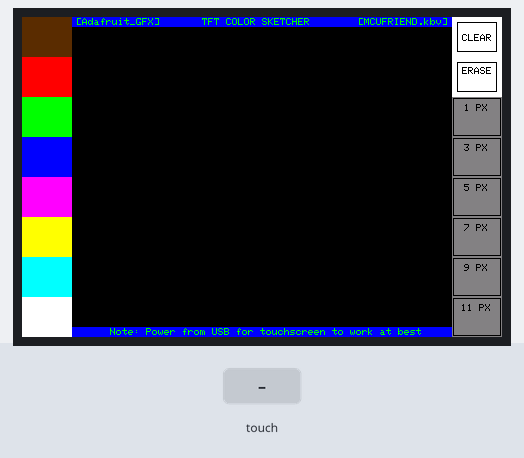
Bench run of a sketch on a simulated Arduino Uno, built with avr-gcc and run on an emulated ATmega328P. Shown: 480×320 colour display. The inputs (shaded band) are chosen by the test bench.

Above: at 1.5 s.
1.6 s: touch panel pressed at 38 % / 10 % of its raw x / y range
3.2 s: touch panel pressed at 13 % / 10 % of its raw x / y range
4.7 s: touch panel pressed at 62 % / 10 % of its raw x / y range
Timing chart, 0 to 7.7 s (numbered marks = the images above; inputs shaded):
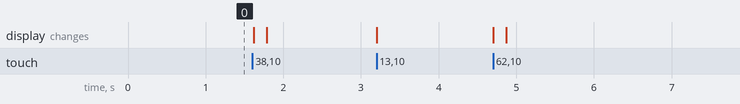

The sketch:

TFT_Color_Drawing.ino
```cpp
#include <Adafruit_GFX.h>
#include <MCUFRIEND_kbv.h>
#include <TouchScreen.h>

#define BROWN    0x5960  //Brown
#define RED      0xF800  // Red
#define GREEN    0x07E0  // Green
#define BLUE     0x001F  // Blue
#define MAGENTA  0xF81F  // Magenta
#define YELLOW   0xFFE0  // Yellowreen
#define CYAN     0x07FF  // Cyan
#define WHITE    0xFFFF  // White
#define BLACK    0x0000  // Black
#define GREY     0x8410  //Grey

// Define pins for touchscreen
#define YP A1 //ADC
#define XM A2 //ADC
#define YM 7  //IO
#define XP 6  //IO

// Touchscreen calibration values
#define TS_LEFT 955
#define TS_RT 145
#define TS_TOP 940
#define TS_BOT 180

// Pressure thresholds
#define MINPRESSURE 100
#define MAXPRESSURE 1000

unsigned int color = BLACK;
int thickness = 0;

int x;
int y;

MCUFRIEND_kbv tft;
TouchScreen ts = TouchScreen(XP, YP, XM, YM, 300);

void setup() {
  analogReference(EXTERNAL);
  unsigned int ID = tft.readID();
  tft.begin(ID);
  tft.setRotation(1);
  drawMenu();
  drawPXmenu();
  drawClear();
  clearScreen();
  drawTopBorder();
  drawBottomBorder();
  x = 495;
  y = 335;
  tft.setTextSize(1);
  tft.setTextColor(BLACK);
}

void loop() {
  // put your main code here, to run repeatedly:
  TSPoint p = ts.getPoint();

  // Restore pinMode after reading touchscreen (required for MCUFRIEND)
  pinMode(XM, OUTPUT);
  pinMode(YP, OUTPUT);

  checkButtons();
  keepBorders();

  x = map(p.y, TS_LEFT, TS_RT, 0, 492);
  y = map(p.x, TS_BOT, TS_TOP, 0, 320);

  if (p.z > MINPRESSURE && p.z < MAXPRESSURE) {
    if (thickness >= 1) {
    tft.fillCircle(x, y, thickness, color);
    }
  }

}


void drawMenu() {
  tft.fillRect(0, 0, 50, 40, BROWN);
  tft.fillRect(0, 40, 50, 40, RED);
  tft.fillRect(0, 80, 50, 80, GREEN);
  tft.fillRect(0, 120, 50, 120,BLUE);
  tft.fillRect(0, 160, 50, 160, MAGENTA);
  tft.fillRect(0, 200, 50, 200, YELLOW);
  tft.fillRect(0, 240, 50, 240, CYAN);
  tft.fillRect(0, 280, 50, 280, WHITE);
  tft.fillRect(430, 40, 50, 40, WHITE);
  tft.drawRect(435, 45, 40, 30, BLACK);
  tft.setTextColor(BLACK);
  tft.setCursor(440, 50);
  tft.print("ERASE");
}

void drawPXmenu() {
  tft.fillRect(430, 80, 50, 40, GREY);
  tft.drawRect(431, 81, 48, 38, BLACK);
  tft.setTextColor(BLACK);
  tft.setCursor(442, 87);
  tft.print("1 PX");
  tft.fillRect(430, 120, 50, 40, GREY);
  tft.drawRect(431, 121, 48, 38, BLACK);
  tft.setCursor(442, 127);
  tft.print("3 PX");
  tft.fillRect(430, 160, 50, 40, GREY);
  tft.drawRect(431, 161, 48, 38, BLACK);
  tft.setCursor(442, 167);
  tft.print("5 PX");
  tft.fillRect(430, 200, 50, 40, GREY);
  tft.drawRect(431, 201, 48, 38, BLACK);
  tft.setCursor(442, 207);
  tft.print("7 PX");
  tft.fillRect(430, 240, 50, 40, GREY);
  tft.drawRect(431, 241, 48, 38, BLACK);
  tft.setCursor(442, 247);
  tft.print("9 PX");
  tft.fillRect(430, 280, 50, 40, GREY);
  tft.drawRect(431, 281, 48, 38, BLACK);
  tft.setCursor(439, 287);
  tft.print("11 PX");
}

void clearScreen() {
  tft.fillRect(50, 10, 380, 300, BLACK);
}

void drawClear() {
  tft.fillRect(430, 0, 50, 40, WHITE);
  tft.drawRect(435, 5, 40, 30, BLACK);
  tft.setTextColor(BLACK);
  tft.setCursor(440, 17);
  tft.print("CLEAR");
}

void drawBottomBorder() {
  tft.fillRect(50, 310, 380, 10, BLUE);
  tft.setTextColor(GREEN);
  tft.setCursor(88, 311);
  tft.print("Note: Power from USB for touchscreen to work at best");
}

void drawTopBorder() {
  tft.fillRect(50, 0, 380, 10, BLUE);
  tft.setTextColor(GREEN);
  tft.setCursor(54, 1);
  tft.print("[Adafruit_GFX]       TFT COLOR SKETCHER        [MCUFRIEND.kbv]");
}

void checkButtons() {
  //Detects for button presses on left side of screen
  if (x >= 0 && x < 50) {
  if (y >= 0 && y < 40) {
    color = BROWN;
    drawMenu();
    resetButton();
    tft.fillCircle(25, 18, 5, BLACK);
  } else if (y >= 40 && y < 80) {
    color = RED;
    drawMenu();
    resetButton();
    tft.fillCircle(25, 58, 5, BLACK);
  } else if (y >= 80 && y < 120) {
    color = GREEN;
    drawMenu();
    resetButton();
    tft.fillCircle(25, 98, 5, BLACK);
  } else if (y >= 120 && y < 160) {
    color = BLUE;
    drawMenu();
    resetButton();
    tft.fillCircle(25, 138, 5, BLACK);
  } else if (y >= 160 && y < 200) {
    color = MAGENTA;
    drawMenu();
    resetButton();
    tft.fillCircle(25, 178, 5, BLACK);
  } else if (y >= 200 && y < 240) {
    color = YELLOW;
    drawMenu();
    resetButton();
    tft.fillCircle(25, 218, 5, BLACK);
  } else if (y >= 240 && y < 280) {
    color = CYAN;
    drawMenu();
    resetButton();
    tft.fillCircle(25, 258, 5, BLACK);
  } else if (y >= 280 && y < 320) {
    color = WHITE;
    drawMenu();
    resetButton();
    tft.fillCircle(25, 298, 5, BLACK);
  }
  }
  //Detects for button presses on right side of screen
  if (x >= 430 && x < 480) {
  if (y >= 0 && y < 40) {
    drawClear();
    clearScreen();
    resetButton();
  } else if (y >= 40 && y < 80) {
    color = BLACK;
    drawMenu();
    resetButton();
    tft.fillCircle(455, 65, 5, BLACK);
  } else if (y >= 80 && y < 120) {
    thickness = 1;
    drawPXmenu();
    resetButton();
    tft.fillCircle(455, 105, 5, BLACK);
  } else if (y >= 120 && y < 160) {
    thickness = 3;
    drawPXmenu();
    resetButton();
    tft.fillCircle(455, 145, 5, BLACK);
  } else if (y >= 160 && y < 200) {
    thickness = 5;
    drawPXmenu();
    resetButton();
    tft.fillCircle(455, 185, 5, BLACK);
  } else if (y >= 200 && y < 240) {
    thickness = 7;
    drawPXmenu();
    resetButton();
    tft.fillCircle(455, 225, 5, BLACK);
  } else if (y >= 240 && y < 280) {
    thickness = 9;
    drawPXmenu();
    resetButton();
    tft.fillCircle(455, 265, 5, BLACK);
  } else if (y >= 280 && y < 320) {
    thickness = 11;
    drawPXmenu();
    resetButton();
    tft.fillCircle(455, 305, 5, BLACK);
  }
 }
}

void resetButton() {
  x = 495;
  y = 335;
}

void keepBorders() {
  if (x >= 50 && x <= 430) {
    if (y <= 20){
     drawTopBorder();
    }
  }
  if (x >= 50 && x <= 430) {
    if (y >= 300) {
      drawBottomBorder();
    }
  }
}
```
